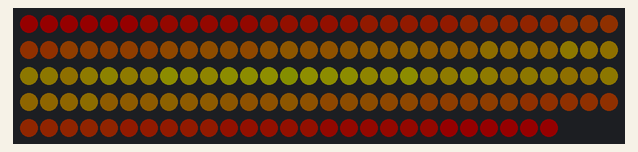
A program run on a simulated ESP8266 (Wemos D1 mini). Shown: 147 RGB LEDs in strip order, left to right, continuing on the next row. Dim RGB values are drawn brighter than linear; random numbers use the default seed unless the program sets one.

Above: at 1.1 s.

The program:

main.cpp
```cpp
#include <FastLED.h>

#if defined ARDUINO_ESP8266_ESP01
#define LED_PIN     2
#else
#define LED_PIN     D3
#endif

#define NUM_LEDS    147
#define BRIGHTNESS  20
#define LED_TYPE    WS2811
#define COLOR_ORDER GRB

#define FULL_CYCLE_MINUTES_LOWER 10
#define FULL_CYCLE_MINUTES_UPPER 20

CRGB leds[NUM_LEDS];

void FillLEDsFromPaletteColors(uint8_t colorIndex);

void setup()
{
    delay(1000);
    FastLED.addLeds<LED_TYPE, LED_PIN, COLOR_ORDER>(leds, NUM_LEDS).setCorrection(TypicalLEDStrip);
    FastLED.setBrightness(BRIGHTNESS);
    Serial.begin(9600);
}

int delayMilliseconds;
void loop()
{
    static uint8_t startIndex = 0;
    FillLEDsFromPaletteColors(startIndex);
    FastLED.show();

    if (startIndex == 0) {
      delayMilliseconds = 1000*60*random(FULL_CYCLE_MINUTES_LOWER, FULL_CYCLE_MINUTES_UPPER)/255;
    }
    FastLED.delay(delayMilliseconds);
    startIndex += 1;
}

void FillLEDsFromPaletteColors(uint8_t colorIndex)
{
    uint8_t brightness = 255;
    float newColorIndex = colorIndex;
    float colorIndexIncrement = 0.9;
    for(int i = 0; i < NUM_LEDS; i++) {
        leds[i] = ColorFromPalette(RainbowColors_p, int(newColorIndex), brightness, LINEARBLEND);
        if (i < NUM_LEDS / 2) {
          newColorIndex += colorIndexIncrement;
        } else {
          newColorIndex -= colorIndexIncrement;
        }
    }
}
```
